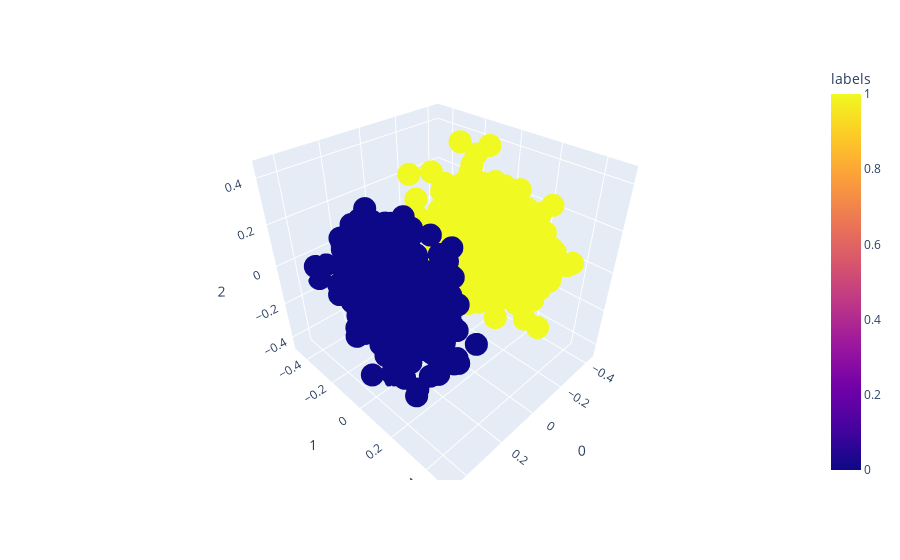

The notebook cell this image was saved under:
### Markdown cell above
PCA Projection

### Code cell
X = data
pca = decomposition.PCA(n_components=3)
pca.fit(X)
X = pca.transform(X)

df = pd.DataFrame(X)
df['labels'] = labels

fig = px.scatter_3d(df, x=0, y=1, z=2,
              color='labels')
fig.show()

### Figure 1 — Plotly figure (JSON) as saved in the notebook; plotly's stock layout.template omitted (floating-point values rounded to 4 significant figures; data arrays with more than 128 entries replaced by an {"elided": "..."} marker saying what was removed)
{"data": [{"hovertemplate": "0=%{x}<br>1=%{y}<br>2=%{z}<br>labels=%{marker.color}<extra></extra>", "legendgroup": "", "marker": {"color": {"elided": "1000 int values"}, "coloraxis": "coloraxis", "symbol": "circle"}, "mode": "markers", "name": "", "scene": "scene", "showlegend": false, "type": "scatter3d", "x": {"elided": "1000 float values"}, "y": {"elided": "1000 float values"}, "z": {"elided": "1000 float values"}}], "layout": {"coloraxis": {"colorbar": {"title": {"text": "labels"}}, "colorscale": [[0, "#0d0887"], [0.1111, "#46039f"], [0.2222, "#7201a8"], [0.3333, "#9c179e"], [0.4444, "#bd3786"], [0.5556, "#d8576b"], [0.6667, "#ed7953"], [0.7778, "#fb9f3a"], [0.8889, "#fdca26"], [1, "#f0f921"]]}, "legend": {"tracegroupgap": 0}, "margin": {"t": 60}, "scene": {"domain": {"x": [0, 1], "y": [0, 1]}, "xaxis": {"title": {"text": "0"}}, "yaxis": {"title": {"text": "1"}}, "zaxis": {"title": {"text": "2"}}}}}
